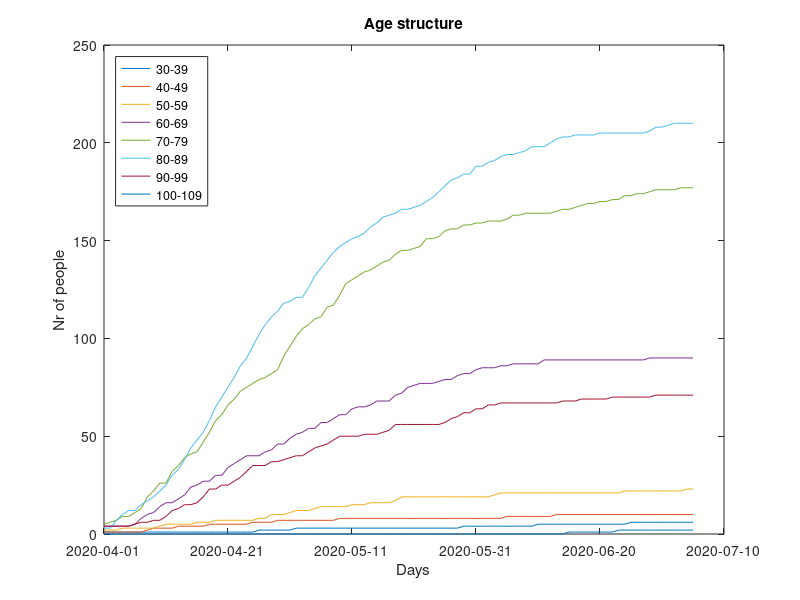

The MATLAB script that drew this image:
# THIS IS AN EXAMPLE PROJECT FOR OCTAVE and matlab.
# you can download octave (free) from : https://www.gnu.org/software/octave/download.html
# To update the adat.csv file, you can downloaded raw datas best from:
# "https://hu.wikipedia.org/wiki/2020-as_COVID%E2%80%9319-koronav%C3%ADrus-j%C3%A1rv%C3%A1ny_Magyarorsz%C3%A1gon"
# First fix the unicode '-' at the first row, or any other typos :( manually... 

#used packages
pkg load signal;
pkg load data-smoothing;
pkg load financial;

# Open Input csv file
fin = fopen('agestructure.csv', 'rt');
Inputs= textscan(fin, '%s %f %f %f %f %f %f %f %f %f %f %f %f %f %f %f %f %f %f %f %f %f %f %f %f %f %f %f %f %f %f %f %f %f %f %f %f %f %f %f %f',
  'Delimiter', "\t", 'CollectOutput', 1, 'HeaderLines', 1);
fclose(fin);
DateFormatIn='yyyy-mm-dd';
StartDate= datenum(Inputs{1}(1,1), DateFormatIn);

#convert 2D array to 1D arrays
Datums = [datenum(Inputs{1})-StartDate];
for n=0:10
  da_male{n+1}  = Inputs{2}(:, 1+n*3);
  da_female{n+1}= Inputs{2}(:, 2+n*3);
  da_sum{n+1}= Inputs{2}(:, 3+n*3);
  dif_sum{n+1}= [ diff( Inputs{2}(:, 3+n*3) ); 0];
end
da_sum{n+1}
inputrows=rows(Datums)-1
iX=[0:1:inputrows]

#display curves
close all;
#figure 8
dateaxis('x',29, StartDate);
for n=4:11
  tit1=10*(n-1)
  tit= sprintf(";%d-%d;", tit1, tit1+9)
  plot(Datums, da_sum{n}, tit);
  #semilogy
  hold on;
end
dateaxis('x',29, StartDate);
legend("location", "northwest");
title('Age structure'), xlabel('Days'), ylabel('Nr of people');
hold off;
print -djpg 'figure8.jpg'
#
